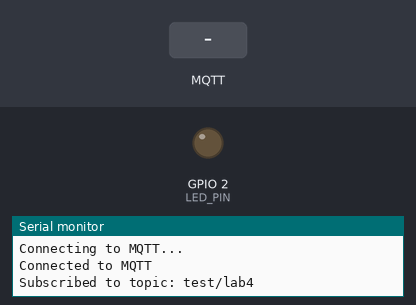
This sketch was run on a simulated ESP32. On the bench: output pins drawn as LEDs (lit = HIGH), the last lines printed to the serial monitor. Inputs (shaded band) come from the test bench. WiFi joins after 1.5 s; servers stay silent unless stated; no MQTT or app messages arrive unless stated.

Above: at 3.3 s.
3.4 s: MQTT message "MOTION" arrives on the first subscribed topic
At 4.6 s:
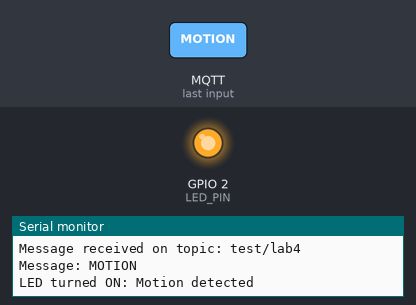
4.9 s: MQTT message "NO_MOTION" arrives on the first subscribed topic
At 5.9 s:
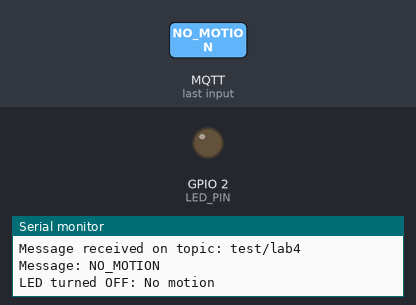
Timing chart, 0 to 7.9 s (numbered marks = the images above; inputs shaded):
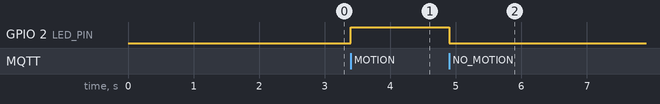

The sketch:

subscriber.ino
```cpp
#include <WiFi.h>
#include <PubSubClient.h>

// WiFi credentials
const char* ssid = "Your WiFi Name";
const char* password = "Your WiFi Password";

// MQTT broker details
const char* mqtt_server = "broker.hivemq.com";
const int mqtt_port = 1883;
const char* mqtt_topic = "test/lab4";          // Topic to subscribe to for motion status
const char* feedback_topic = "test/lab4/feedback";  // Topic to publish feedback

// LED configuration
#define LED_PIN 2  // GPIO pin for the LED (GPIO 2 is often the built-in LED on ESP32)
bool ledState = false;  // Track the current state of the LED

// WiFi and MQTT clients
WiFiClient espClient;
PubSubClient client(espClient);

// Callback function to handle incoming MQTT messages
void callback(char* topic, byte* payload, unsigned int length) {
  Serial.print("Message received on topic: ");
  Serial.println(topic);

  // Convert the payload to a string
  String message = "";
  for (unsigned int i = 0; i < length; i++) {
    message += (char)payload[i];
  }
  Serial.print("Message: ");
  Serial.println(message);

  // Control the LED based on the message
  if (message == "MOTION") {
    digitalWrite(LED_PIN, HIGH);  // Turn LED ON
    if (ledState != true) {  // Only send feedback if the state changes
      ledState = true;
      client.publish(feedback_topic, "LED turned ON: Motion detected");
      Serial.println("LED turned ON: Motion detected");
    }
  } else if (message == "NO_MOTION") {
    digitalWrite(LED_PIN, LOW);  // Turn LED OFF
    if (ledState != false) {  // Only send feedback if the state changes
      ledState = false;
      client.publish(feedback_topic, "LED turned OFF: No motion");
      Serial.println("LED turned OFF: No motion");
    }
  }
}

void setup() {
  // Initialize Serial communication
  Serial.begin(115200);
  delay(100);  // Small delay to let Serial initialize

  // Initialize the LED pin
  pinMode(LED_PIN, OUTPUT);
  digitalWrite(LED_PIN, LOW);  // Start with LED OFF

  // Connect to WiFi
  WiFi.begin(ssid, password);
  while (WiFi.status() != WL_CONNECTED) {
    delay(1000);
    Serial.println("Connecting to WiFi...");
  }
  Serial.println("WiFi connected");

  // Set MQTT server and callback function
  client.setServer(mqtt_server, mqtt_port);
  client.setCallback(callback);
}

void reconnect() {
  // Loop until we're reconnected to MQTT
  while (!client.connected()) {
    Serial.println("Connecting to MQTT...");
    if (client.connect("ESP32_Subscriber")) {
      Serial.println("Connected to MQTT");
      // Subscribe to the topic
      client.subscribe(mqtt_topic);
      Serial.print("Subscribed to topic: ");
      Serial.println(mqtt_topic);
    } else {
      Serial.println("Failed to connect to MQTT, retrying...");
      delay(1000);
    }
  }
}

void loop() {
  // Ensure MQTT connection is active
  if (!client.connected()) {
    reconnect();
  }
  client.loop();  // Process incoming MQTT messages
}
```

Measured:
- after the input at 3.4 s, GPIO 2 (LED_PIN): LOW → HIGH at once
- after the input at 4.9 s, GPIO 2 (LED_PIN): HIGH → LOW at once
